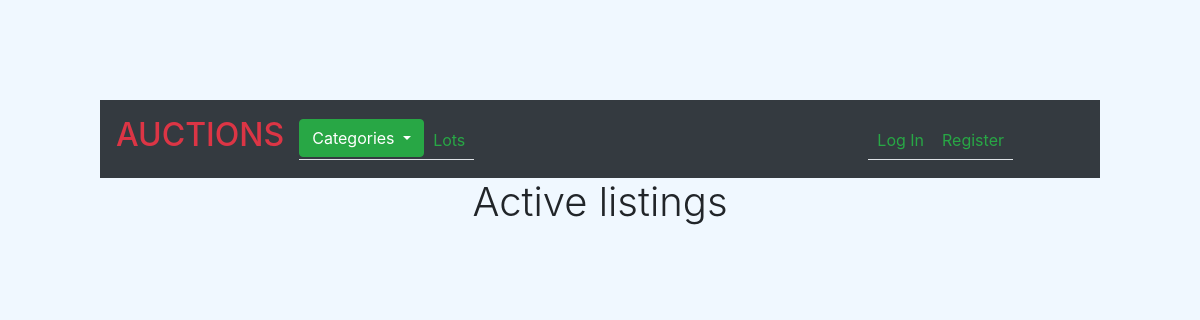
/, run on an earlier commit of the app's database.
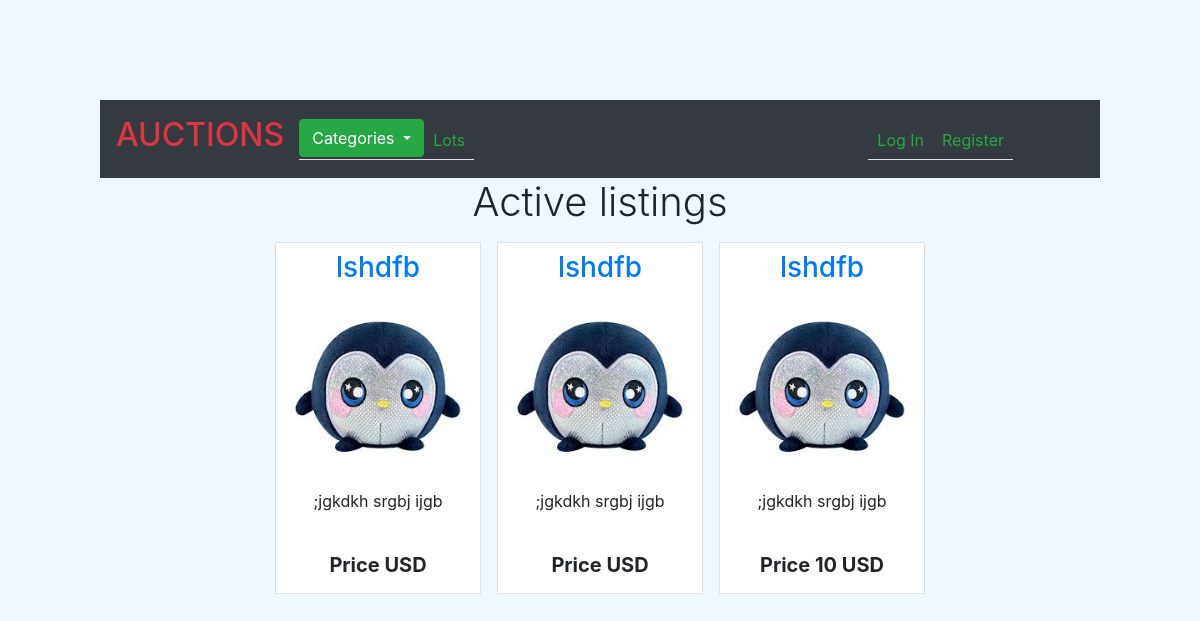
And on a later commit of the database.
### auctions/models.py (models this page shows, shortened)
class Auction(models.Model):
    lot = models.CharField(max_length=64, verbose_name="Name of product")
    description = models.TextField(verbose_name="Description of product")
    first_rate = models.IntegerField(verbose_name="Starting price")
    category_id = models.ForeignKey(
        Category, on_delete=models.CASCADE, related_name="catauctions", verbose_name="Product categories")
    image = models.ImageField()
    user_id = models.ForeignKey(
        User, on_delete=models.CASCADE, related_name="useauctions")
    is_active = models.BooleanField(default=True)

class Rate(models.Model):
    current_rate = models.IntegerField(verbose_name="")
    lot_id = models.ForeignKey(
        Auction, on_delete=models.CASCADE, related_name="aucrates")
    user_id = models.ForeignKey(
        User, on_delete=models.CASCADE, related_name="userates")

### auctions/views.py (the view)
# urls.py: path("", views.index, name="index"),
def index(request):
    auctions = Auction.objects.all()
    categories = Category.objects.all()
    return render(request, "auctions/index.html", {"auctions": auctions, "categories": categories})

### auctions/templates/auctions/index.html
{% extends "auctions/layout.html" %}
{% block body %}
        <h2 class="display-6 text-center">Active listings</h2>
        <div class="row row-cols-5 justify-content-md-center">
            {% for auction in auctions %}
                <div class="col p-2 m-2 border text-bg-white bg-white">
                    <a href="{% url 'auction_view' category_id=auction.category_id.id auction_id=auction.id %}"><h3 class="h3 text-center">{{ auction.lot }}</h3></a>
                    <a href="{% url 'auction_view' category_id=auction.category_id.id auction_id=auction.id %}"><img class="mx-auto d-block img-fluid m-2" src="/static/auctions/images/{{auction.image.name}}" alt="Photo of object" ></a>
                    <p class="text-center">{{ auction.description }}</p>
                    <br>
                    {% if auction.is_active %}
                        <h5 class="h5 text-center"><b>Price {{ auction.aucrates.last.current_rate }} USD</b></h5>
                    {% else %}
                        <h1 class="text-center"><b>SOLD</b></h1>
                    {% endif %}
                </div>
            {% endfor %}
        </div>
{% endblock %}

What changed in the data, as far as the page shows it:
added Auction: lot "lshdfb", image.name (picture), description ";jgkdkh srgbj ijgb"
added Auction: lot "lshdfb", image.name (picture), description ";jgkdkh srgbj ijgb"
added Auction: lot "lshdfb", image.name (picture), description ";jgkdkh srgbj ijgb", aucrates.last.current_rate "10"
